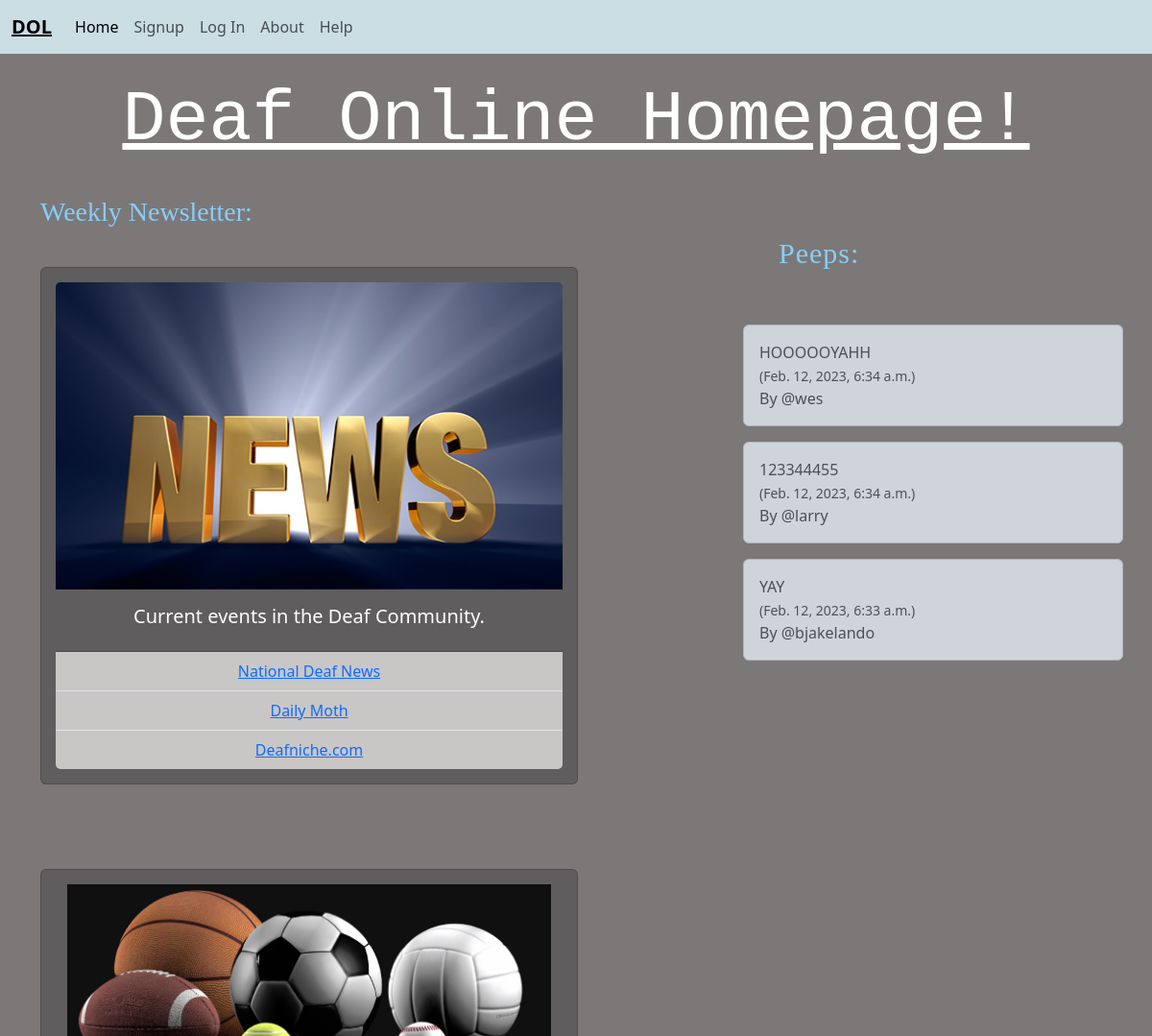
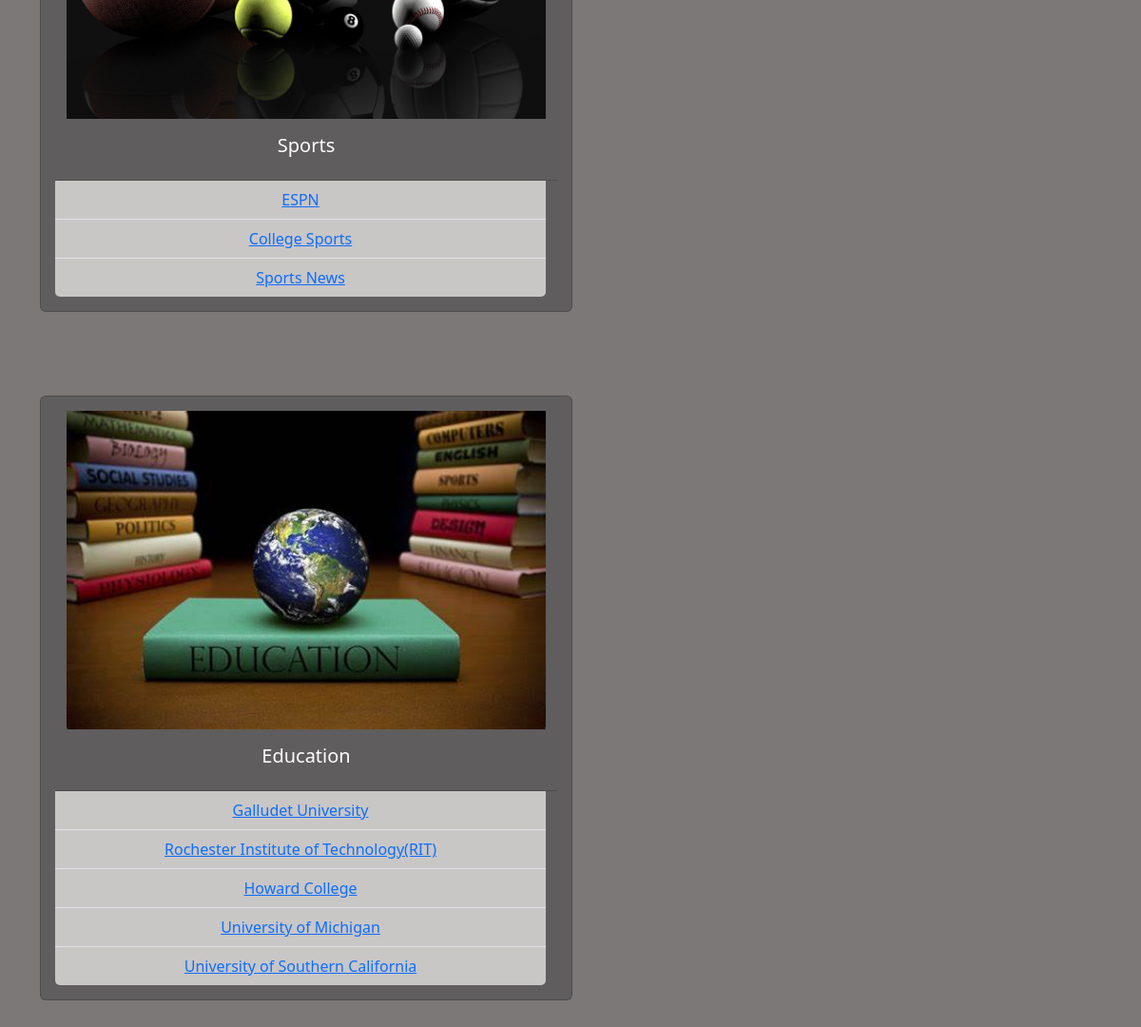
/accounts/profileHome/, run on an earlier commit of the app's database (2 pictures, top to bottom).
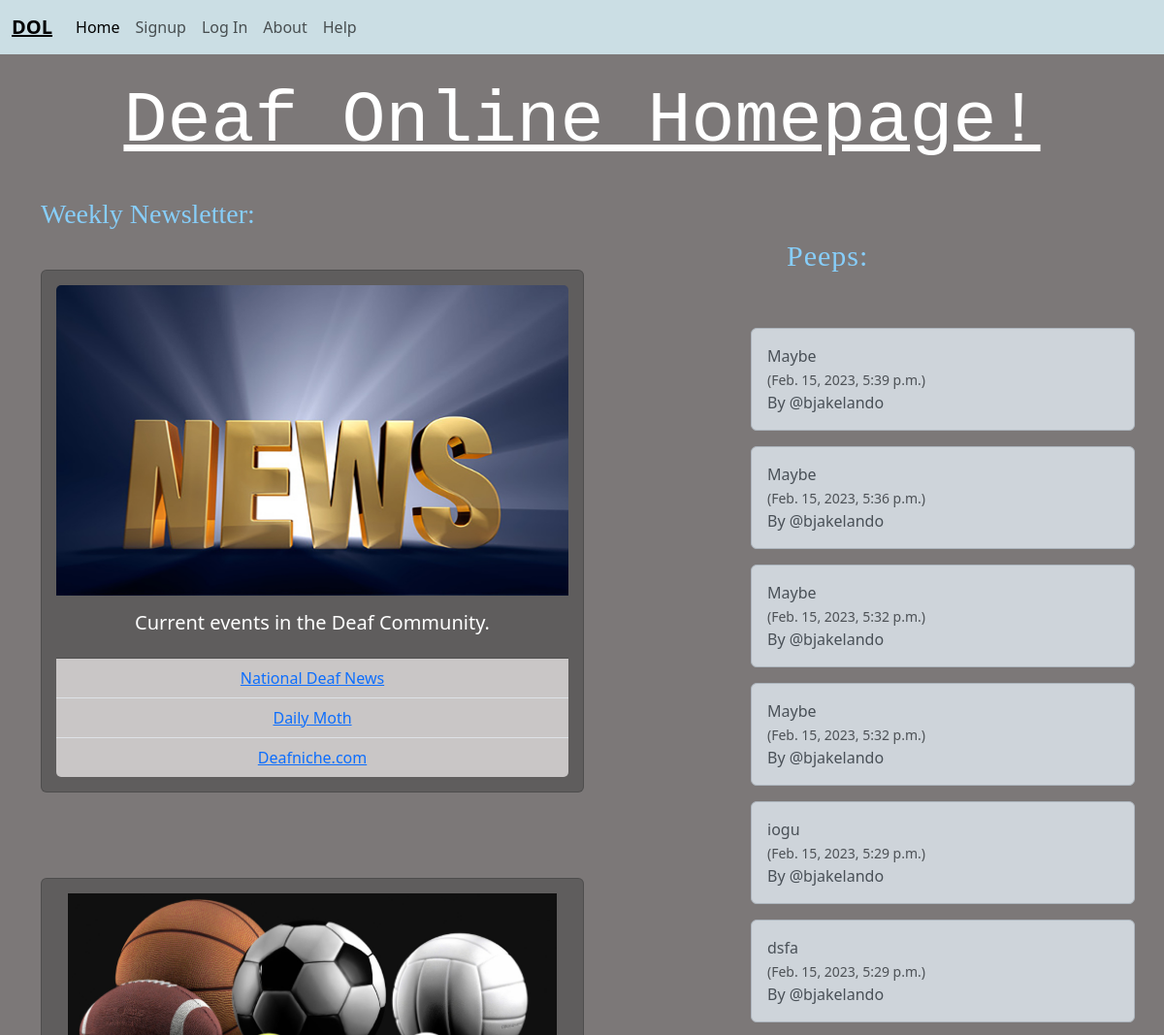
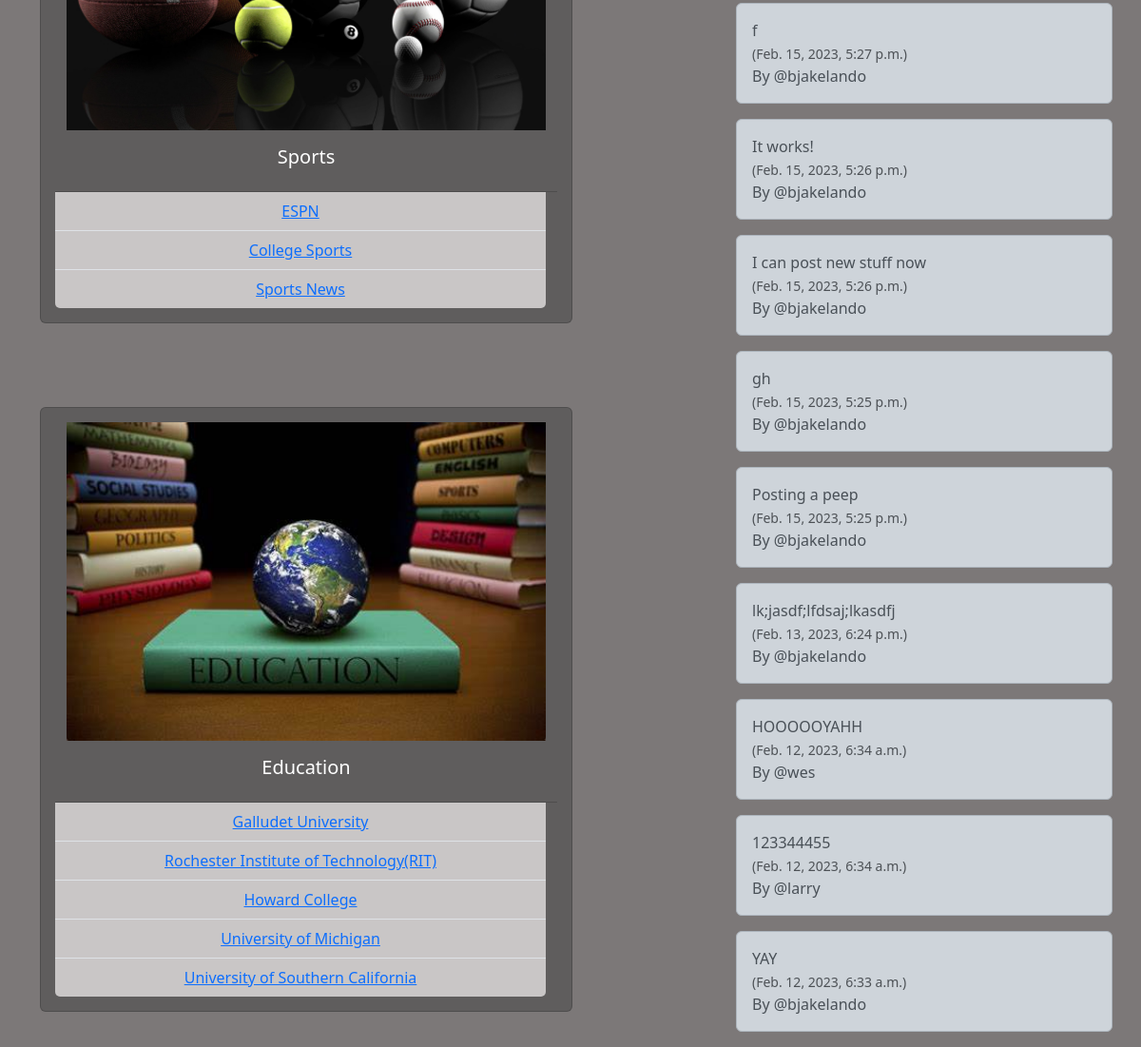
And on a later commit of the database (2 pictures, top to bottom).
### accounts/models.py (models this page shows, shortened)
class Peep(models.Model):
    user = models.ForeignKey(
        User, related_name='peeps',
        on_delete=models.DO_NOTHING)
    body = models.CharField(max_length=200)
    created_at = models.DateTimeField(auto_now_add=True)

### accounts/views.py (the view)
# urls.py: path('profileHome/', profileHome, name='profileHome'),
def profileHome(request):
    if request.user.is_authenticated:
        form = PeepForm(request.POST or None)
        if request.method == "POST":
            if form.is_valid():
                peep = form.save(commit=False)
                peep.user = request.user
                peep.save()
                messages.success(request, ("Your Peep has been posted!"))
                return redirect('profileHome')
        peeps = Peep.objects.all().order_by("-created_at")
        return render(request, 'accounts/profileHome.html', {"peeps": peeps, "form": form})
    else:
        peeps = Peep.objects.all().order_by("-created_at")
        return render(request, 'accounts/profileHome.html', {"peeps": peeps})

### templates/accounts/profileHome.html (shortened to what this page needs)
{% extends 'base.html' %}
{% load static %}
{% block content %}
<h1 class ="homeTitle">Deaf Online Homepage!</h1>
<h3 class ="weekly">Weekly Newsletter:</h3>
<body class="homeBody">
    <div class="container1 text-center" style="float:left;">
        <div class="card" >
            <img src="{% static 'img/news.jpg' %}" style ="height: 20rem;"class="card-img-top" alt="...">
            <div class="card-body">
                <h5 class="card-title">Current events in the Deaf Community.</h5>
            </div>
            <ul class="linkBody list-group list-group-flush">
                <li class="list-group-item"><a href="https://nationaldeafnews.com/">National Deaf News</a></li>
                <li class="list-group-item"><a href="https://www.dailymoth.com/blog/category/DEAF+NEWS">Daily Moth</a></li>
                <li class="list-group-item"><a href="https://deafniche.com/category/news/">Deafniche.com</a></li>
            </ul>
        </div>
        <br>
        <div class="card row col-8">
            <img src="{% static 'img/sports.jpg' %}" class="card-img-top" alt="...">
            <div class="card-body">
                <h5 class="card-title">Sports</h5>
            </div>
            <ul class="list-group list-group-flush">
                <li class="list-group-item"><a href="https://www.espn.com/">ESPN</a></li>
                <li class="list-group-item"><a href="https://www.espn.com/college-sports/">College Sports</a></li>
                <li class="list-group-item"><a href="https://www.msn.com/en-us/sports">Sports News</a></li>
            </ul>
        </div>
        <br>
        <div class="card row col-8">
            <img src="{% static 'img/education.jpg' %}" class="card-img-top" alt="...">
            <div class="card-body">
                <h5 class="card-title">Education</h5>
            </div>
            <ol class="list-group list-group-flush">
                <li class="list-group-item"><a href="https://gallaudet.edu/">Galludet University</a></li>
                <li class="list-group-item"><a href="https://www.rit.edu/ntid/">Rochester Institute of Technology(RIT)</a></li>
                <li class="list-group-item"><a href="https://howardcollege.edu/library/swcid-library/">Howard College</a></li>
                <li class="list-group-item"><a href="https://ssd.umich.edu/">University of Michigan</a></li>
                <li class="list-group-item"><a href="https://osas.usc.edu/">University of Southern California</a></li>
            </ol>
        </div>
    </div>
        <div id="peeps" class="container2 col-4" style="float:right;">
            <h3 id="peepTitle">Peeps: </h3><br/><br/>
            <div class="row">
                {% for peep in peeps %}
                    <div class="alert alert-dark" role="alert">
                        {{ peep.body }}<br/>
                        <small class="text-muted">
                            ({{ peep.created_at }}) </small><br/>
                            By @{{ peep.user.username }}
                    </div>
                    <br/><br/><br/>
                {% endfor %}
                </div>
        </div>
</body>
{% endblock content %}

### templates/base.html (shortened to what this page needs)
{% load static %}
<!DOCTYPE html>
<html lang="en">
<head>
    <link href="https://cdn.jsdelivr.net/npm/bootstrap@5.3.0-alpha1/dist/css/bootstrap.min.css" rel="stylesheet">
    <link rel="stylesheet" href="{% static 'css/base.css' %}">
</head>
<body>
    <nav class="navbar navbar-expand-lg">
        <div class="container-fluid">
            <a class="navbar-brand" href="#"><b><u>DOL</u></b></a>
            <div class="collapse navbar-collapse" id="navbarNavAltMarkup">
            <div class="navbar-nav">
                {% if user.is_authenticated %}
                <a class="nav-link" href="{% url 'myProfile' request.user.id %}">My Profile</a>
                <a class="nav-link active" aria-current="page" href="{% url 'profileHome' %}">Home</a>
                <a class="nav-link" href="{% url 'profiles' %}">Follow</a>
                <a class="nav-link" href="{% url 'list' %}">Blog</a>
                <a class="nav-link" href="{% url 'new' %}">New Post</a>
                <a class="nav-link" href="{% url 'drafts' %}">Drafts</a>
                <a class="nav-link" href="{% url 'board' %}">Wish List</a>
                <a class="nav-link" href="{% url 'logout' %}">Log Out</a>
                {% else %}
                <a class="nav-link active" aria-current="page" href="{% url 'home' %}">Home</a>
                <a class="nav-link" href="{% url 'signup' %}">Signup</a>
                <a class="nav-link" href="{% url 'login' %}">Log In</a>
                <a class="nav-link" href="{% url 'about' %}">About</a>
                <a class="nav-link" href="{% url 'help' %}">Help</a>
                {% endif %}
            </div>
            </div>
        </div>
        </nav>
    <div class = "container">
    {% block content %}
    {% endblock content %}
    </div>
</body>
</html>

### static/css/base.css (style rules this page uses)
.navbar { background-color: rgb(203, 222, 228); }
.card { width: 30%; margin: 2rem auto; padding: 15px; width:35rem; background-color: rgb(95, 93, 93); color: white; }
#peeps { align-items: right; }
.homeBody { background-color: rgb(124, 120, 120); color: white; }
.homeTitle { padding: 25px; font-size: 75px; font-family:monospace; text-decoration: underline; width: 100%; text-align: center; }
.weekly { color: lightskyblue; font-family: cursive; }
.list-group-item { background-color: rgb(201, 198, 198); }
#peepTitle { padding-left: 25px; font-size: 30px; font-family:fantasy; letter-spacing: 1px; color: lightskyblue; }

What changed in the data, as far as the page shows it:
added Peep: body "Maybe", created_at "Feb. 15, 2023, 5:39 p.m.", user.username "bjakelando"
added Peep: body "Maybe", created_at "Feb. 15, 2023, 5:36 p.m.", user.username "bjakelando"
added Peep: body "Maybe", created_at "Feb. 15, 2023, 5:32 p.m.", user.username "bjakelando"
added Peep: body "Maybe", created_at "Feb. 15, 2023, 5:32 p.m.", user.username "bjakelando"
added Peep: body "iogu", created_at "Feb. 15, 2023, 5:29 p.m.", user.username "bjakelando"
added Peep: body "dsfa", created_at "Feb. 15, 2023, 5:29 p.m.", user.username "bjakelando"
added Peep: body "f", created_at "Feb. 15, 2023, 5:27 p.m.", user.username "bjakelando"
added Peep: body "It works!", created_at "Feb. 15, 2023, 5:26 p.m.", user.username "bjakelando"
added Peep: body "I can post new stuff now", created_at "Feb. 15, 2023, 5:26 p.m.", user.username "bjakelando"
added Peep: body "gh", created_at "Feb. 15, 2023, 5:25 p.m.", user.username "bjakelando"
added Peep: body "Posting a peep", created_at "Feb. 15, 2023, 5:25 p.m.", user.username "bjakelando"
added Peep: body "lk;jasdf;lfdsaj;lkasdfj", created_at "Feb. 13, 2023, 6:24 p.m.", user.username "bjakelando"
